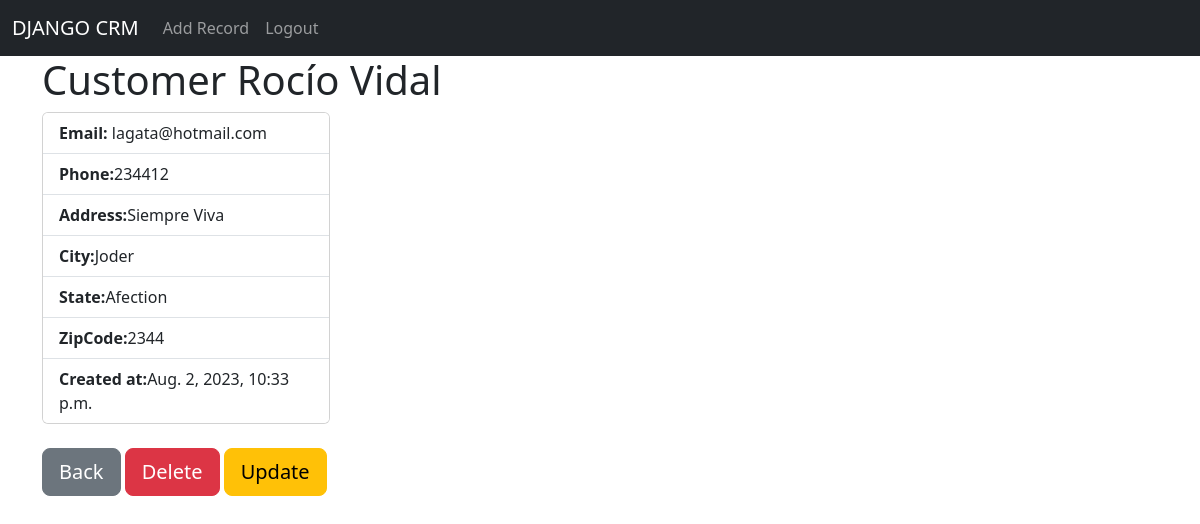
The page /record/2 (signed in) on the database its author committed.
### website/models.py (models this page shows, shortened)
class Record(models.Model):
    created_at = models.DateTimeField(auto_now_add=True)
    first_name = models.CharField(max_length=50)
    last_name = models.CharField(max_length=50)
    email = models.EmailField(
        max_length=100)  # Use EmailField for email addresses
    phone = models.CharField(max_length=20)
    address = models.CharField(max_length=100)
    city = models.CharField(max_length=50)
    state = models.CharField(max_length=50)
    zipcode = models.CharField(max_length=20)
    class Meta:
        verbose_name = 'Record'
        verbose_name_plural = 'Records'
    def __str__(self):
        return f"{self.first_name} {self.last_name}"

### website/views.py (the view)
# urls.py: path("record/<int:pk>", views.customer_record, name='record'),
def customer_record(request, pk):
    if request.user.is_authenticated:
        customer_record = Record.objects.get(id=pk)
        return render(request, 'home/record.html',
                      {'customer_record': customer_record})
    else:
        messages.success(request, "You Must Be Logged in the website")
        return redirect('home')

### website/templates/home/record.html
{% extends 'home/base.html' %}
{% block content%}
<h1>Customer {{ customer_record}}</h1>
<div class="card" style="width: 18rem;">
  <ul class="list-group list-group-flush">
      <li class="list-group-item"><strong>Email:</strong>
{{ customer_record.email}}</li>
      <li class="list-group-item"><strong>Phone:</strong>{{ customer_record.phone}}</li>
      <li class="list-group-item"><strong>Address:</strong>{{ customer_record.address}}</li>
      <li class="list-group-item"><strong>City:</strong>{{ customer_record.city}}</li>
      <li class="list-group-item"><strong>State:</strong>{{ customer_record.state}}</li>
      <li class="list-group-item"><strong>ZipCode:</strong>{{ customer_record.zipcode}}</li>
      <li class="list-group-item"><strong>Created at:</strong>{{ customer_record.created_at}}</li>
  </ul>
</div>
<br/>
<a class="btn btn-secondary btn-lg" href="{% url 'home' %}" role="button">Back</a>
<a class="btn btn-danger btn-lg" href="{% url 'delete' customer_record.id %}" role="button">Delete</a>
<a class="btn btn-warning btn-lg" href="{% url 'update-record' customer_record.id %}" role="button">Update</a>
{% endblock %}

### rows shown on the page
Record: first_name+last_name "Rocío Vidal", email "lagata@hotmail.com", phone "234412", address "Siempre Viva", city "Joder", state "Afection", zipcode "2344", created_at "Aug. 2, 2023, 10:33 p.m."
